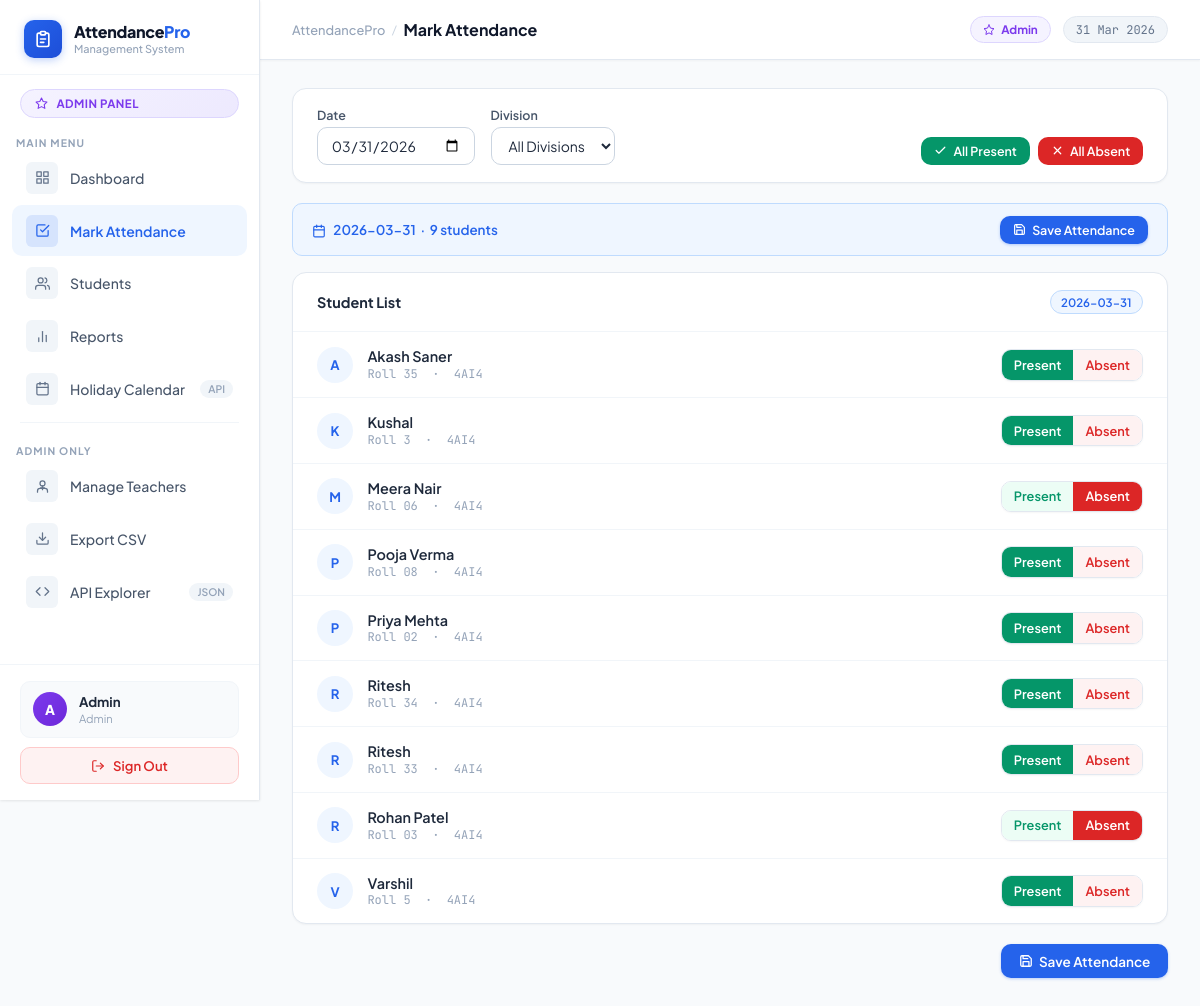
Page /attendance (signed in) on the committed database.
### attendance-system/app.py (models this page shows)
class Student(db.Model):
    id         = db.Column(db.Integer, primary_key=True)
    name       = db.Column(db.String(100), nullable=False)
    roll_no    = db.Column(db.String(20), unique=True, nullable=False)
    division   = db.Column(db.String(20), nullable=False)
    email      = db.Column(db.String(120))
    created_at = db.Column(db.DateTime, default=datetime.utcnow)
    records    = db.relationship("AttendanceRecord", backref="student", lazy=True, cascade="all, delete-orphan")

### attendance-system/app.py (the view, shortened to what this page needs)
@app.route("/attendance", methods=["GET", "POST"])
@login_required
def attendance():
    selected_date = request.args.get("date", str(date.today()))
    division      = request.args.get("division", "")
    try:
        sel_date = date.fromisoformat(selected_date)
    except ValueError:
        sel_date = date.today()
    query = Student.query
    if division:
        query = query.filter_by(division=division)
    all_students = query.order_by(Student.name).all()
    existing     = {r.student_id: r.status for r in AttendanceRecord.query.filter_by(date=sel_date).all()}
    divisions    = [r[0] for r in db.session.query(Student.division).distinct().all()]
    return render_template("attendance.html",
        students=all_students, existing=existing,
        selected_date=selected_date, divisions=divisions, division=division,
    )

### attendance-system/app.py (called while the page is built)
@app.context_processor
def inject_now():
    return {"now": datetime.utcnow()}

def login_required(f):
    @wraps(f)
    def decorated(*args, **kwargs):
        if "user_id" not in session:
            return redirect(url_for("login"))
        return f(*args, **kwargs)
    return decorated

### attendance-system/templates/attendance.html (shortened to what this page needs)
{% extends "base.html" %}
{% block page_title %}Mark Attendance{% endblock %}
{% block content %}
<form method="POST">
  <div class="att-toolbar">
    <div class="fg">
      <label>Date</label>
      <input class="form-input" type="date" value="{{ selected_date }}"
        onchange="window.location='{{ url_for('attendance') }}?date='+this.value+'&division={{ division }}'"/>
    </div>
    <div class="fg">
      <label>Division</label>
      <select class="form-input" onchange="window.location='{{ url_for('attendance') }}?date={{ selected_date }}&division='+this.value">
        <option value="">All Divisions</option>
      </select>
    </div>
    <div style="margin-left:auto;display:flex;gap:.5rem;align-items:flex-end">
      <button type="button" onclick="markAll('Present')" class="btn btn-success btn-sm">
        <svg viewBox="0 0 24 24"><polyline points="20 6 9 17 4 12"/></svg>
        All Present
      </button>
      <button type="button" onclick="markAll('Absent')" class="btn btn-danger btn-sm">
        <svg viewBox="0 0 24 24"><line x1="18" y1="6" x2="6" y2="18"/><line x1="6" y1="6" x2="18" y2="18"/></svg>
        All Absent
      </button>
    </div>
  </div>
  {% if students %}
  <div class="summary-bar">
    <span class="summary-text">
      {{ selected_date }} &nbsp;·&nbsp; {{ students|length }} students
    </span>
    <button type="submit" class="btn btn-primary btn-sm">
      <svg viewBox="0 0 24 24"><path d="M19 21H5a2 2 0 01-2-2V5a2 2 0 012-2h11l5 5v11a2 2 0 01-2 2z"/><polyline points="17 21 17 13 7 13 7 21"/><polyline points="7 3 7 8 15 8"/></svg>
      Save Attendance
    </button>
  </div>
  <div class="card">
    <div class="card-header">
      <span class="card-title">Student List</span>
      <span class="badge badge-blue">{{ selected_date }}</span>
    </div>
    {% for s in students %}
    {% set cur = existing.get(s.id, 'Present') %}
    <div class="att-row">
      <div class="att-meta">
        <div class="att-avatar">{{ s.name[0] }}</div>
        <div>
          <div class="att-name">{{ s.name }}</div>
          <div class="att-roll">Roll {{ s.roll_no }} &nbsp;·&nbsp; {{ s.division }}</div>
        </div>
      </div>
      <div class="att-toggle" id="t{{ s.id }}">
        <label for="p{{ s.id }}" class="present-lbl">Present</label>
        <label for="a{{ s.id }}" class="absent-lbl">Absent</label>
      </div>
    </div>
    {% endfor %}
  </div>
  <div class="save-bar">
    <button type="submit" class="btn btn-primary">
      <svg viewBox="0 0 24 24"><path d="M19 21H5a2 2 0 01-2-2V5a2 2 0 012-2h11l5 5v11a2 2 0 01-2 2z"/><polyline points="17 21 17 13 7 13 7 21"/><polyline points="7 3 7 8 15 8"/></svg>
      Save Attendance
    </button>
  </div>
  {% endif %}
</form>
{% endblock %}

### attendance-system/templates/base.html (style rules this page uses)
*,*::before,*::after { box-sizing:border-box;margin:0;padding:0 }
:root { --primary:#2563eb;--primary-dark:#1d4ed8;--primary-light:#eff6ff;--primary-mid:#bfdbfe; --success:#059669;--success-bg:#ecfdf5;--success-border:#a7f3d0; --danger:#dc2626;--danger-bg:#fef2f2;--danger-border:#fecaca; --warning:#d97706;--warning-bg:#fffbeb; --purple:#7c3aed;--purple-light:#f5f3ff;--purple-mid:#ddd6fe; --gray-50:#f8fafc;--gray-100:#f1f5f9;--gray-200:#e2e8f0; --gray-300:#cbd5e1;--gray-400:#94a3b8;--gray-500:#64748b; --gray-600:#475569;--gray-700:#334155;--gray-800:#1e293b;--gray-900:#0f172a; --white:#ffffff; --sidebar-w:260px; --topbar-h:60px; --radius-sm:6px;--radius:10px;--radius-lg:14px;--radius-xl:18px; --shadow-xs:0 1px 2px rgba(0,0,0,.04); --shadow-sm:0 1px 3px rgba(0,0,0,.06),0 1px 2px rgba(0,0,0,.04); --shadow:0 4px 6px rgba(0,0,0,.05),0 2px 4px rgba(0,0,0,.04); --shadow-md:0 10px 15px rgba(0,0,0,.06),0 4px 6px rgba(0,0,0,.04); }
html { scroll-behavior:smooth }
body { font-family:'Plus Jakarta Sans',sans-serif;background:var(--gray-50);color:var(--gray-800);min-height:100vh;display:flex;-webkit-font-smoothing:antialiased }
.card { background:var(--white); border:1px solid var(--gray-200); border-radius:var(--radius-lg); box-shadow:var(--shadow-xs); overflow:hidden; }
.card-header { padding:1.1rem 1.5rem; border-bottom:1px solid var(--gray-100); display:flex;align-items:center;justify-content:space-between; flex-wrap:wrap;gap:.5rem; }
.card-title { font-size:.9rem;font-weight:700;color:var(--gray-800) }
.badge { display:inline-flex;align-items:center;gap:.3rem;padding:.2rem .65rem;border-radius:99px;font-size:.72rem;font-weight:600;white-space:nowrap }
.badge-blue { background:var(--primary-light);color:var(--primary);border:1px solid var(--primary-mid) }
.btn { display:inline-flex;align-items:center;justify-content:center;gap:.4rem; padding:.52rem 1.1rem;border-radius:var(--radius); font-size:.845rem;font-weight:600; cursor:pointer;text-decoration:none;border:none; transition:all .15s ease;font-family:inherit;white-space:nowrap; }
.btn svg { width:14px;height:14px;fill:none;stroke-width:2.2;stroke-linecap:round;stroke-linejoin:round;flex-shrink:0 }
.btn-primary { background:var(--primary);color:white;box-shadow:0 1px 3px rgba(37,99,235,.3) }
.btn-primary svg { stroke:white }
.btn-danger { background:var(--danger);color:white }
.btn-danger svg { stroke:white }
.btn-success { background:var(--success);color:white }
.btn-success svg { stroke:white }
.btn-sm { padding:.38rem .8rem;font-size:.78rem }
.btn-sm svg { width:13px;height:13px }
.form-input { width:100%;padding:.6rem .9rem; border:1px solid var(--gray-300);border-radius:var(--radius); font-size:.875rem;font-family:inherit; color:var(--gray-800);background:var(--white); transition:border-color .15s,box-shadow .15s;outline:none; }
.att-toggle { display:flex;border:1px solid var(--gray-200);border-radius:var(--radius);overflow:hidden;box-shadow:var(--shadow-xs) }
.att-toggle label { flex:1;text-align:center;padding:.42rem .75rem; font-size:.8rem;font-weight:600;cursor:pointer; transition:all .15s;user-select:none; }
.att-toggle input[type=radio]:checked + label.present-lbl { background:var(--success);color:white }
.att-toggle input[type=radio]:checked + label.absent-lbl { background:var(--danger);color:white }
.att-toggle label.present-lbl { color:var(--success);background:var(--success-bg) }
.att-toggle label.absent-lbl { color:var(--danger);background:var(--danger-bg) }

### rows in the picture
Student: name "A", name "Akash Saner", roll_no "35", division "4AI4"
Student: name "K", name "Kushal", roll_no "3", division "4AI4"
Student: name "M", name "Meera Nair", roll_no "06", division "4AI4"
Student: name "P", name "Pooja Verma", roll_no "08", division "4AI4"
Student: name "P", name "Priya Mehta", roll_no "02", division "4AI4"
Student: name "R", name "Ritesh", roll_no "34", division "4AI4"
Student: name "R", name "Ritesh", roll_no "33", division "4AI4"
Student: name "R", name "Rohan Patel", roll_no "03", division "4AI4"
Student: name "V", name "Varshil", roll_no "5", division "4AI4"

### other values in the picture
{{ session.name[0].upper() }} "A"
{{ session.name }} "Admin"
{{ session.role }} "Admin"
{{ selected_date }} "2026-03-31"
{{ students|length }} "9"
